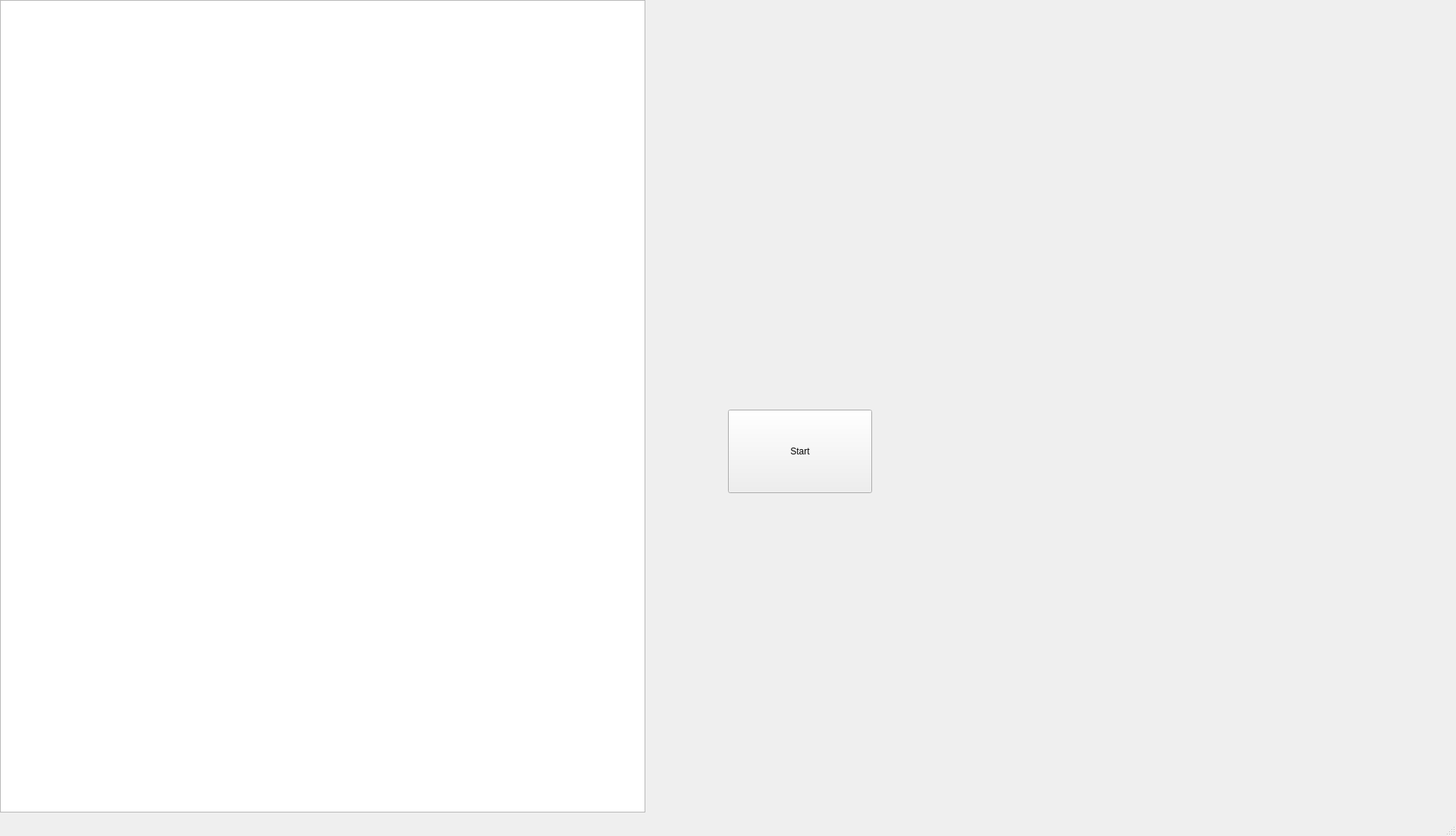
<?xml version="1.0" encoding="UTF-8"?>
<ui version="4.0">
 <class>MainWindow</class>
 <widget class="QMainWindow" name="MainWindow">
  <property name="enabled">
   <bool>true</bool>
  </property>
  <property name="geometry">
   <rect>
    <x>0</x>
    <y>0</y>
    <width>1920</width>
    <height>1102</height>
   </rect>
  </property>
  <property name="minimumSize">
   <size>
    <width>1920</width>
    <height>1080</height>
   </size>
  </property>
  <property name="maximumSize">
   <size>
    <width>1920</width>
    <height>1102</height>
   </size>
  </property>
  <property name="windowTitle">
   <string>MainWindow</string>
  </property>
  <widget class="QWidget" name="Spielfeld">
   <property name="minimumSize">
    <size>
     <width>1920</width>
     <height>1080</height>
    </size>
   </property>
   <property name="maximumSize">
    <size>
     <width>1920</width>
     <height>1080</height>
    </size>
   </property>
   <widget class="QPushButton" name="StartButton">
    <property name="geometry">
     <rect>
      <x>960</x>
      <y>540</y>
      <width>190</width>
      <height>110</height>
     </rect>
    </property>
    <property name="text">
     <string>Start</string>
    </property>
   </widget>
   <widget class="QWidget" name="verticalLayoutWidget">
    <property name="geometry">
     <rect>
      <x>0</x>
      <y>0</y>
      <width>851</width>
      <height>1071</height>
     </rect>
    </property>
    <layout class="QVBoxLayout" name="verticalLayout">
     <item>
      <widget class="QListView" name="listView"/>
     </item>
    </layout>
   </widget>
   <widget class="QWidget" name="verticalLayoutWidget_2">
    <property name="geometry">
     <rect>
      <x>1260</x>
      <y>0</y>
      <width>651</width>
      <height>1071</height>
     </rect>
    </property>
    <layout class="QVBoxLayout" name="verticalLayout_2"/>
   </widget>
  </widget>
  <widget class="QStatusBar" name="statusbar"/>
 </widget>
 <resources/>
 <connections/>
</ui>
